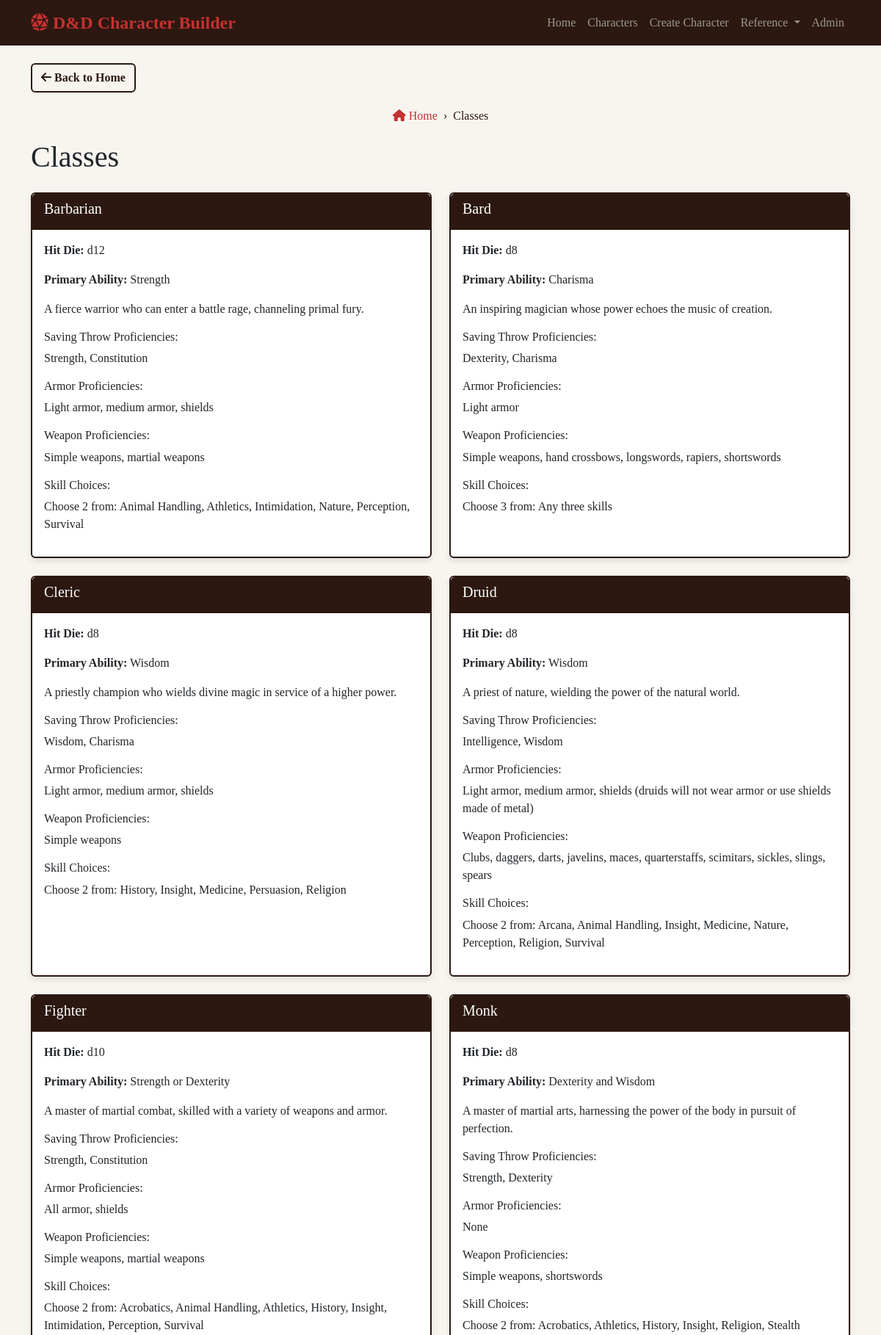
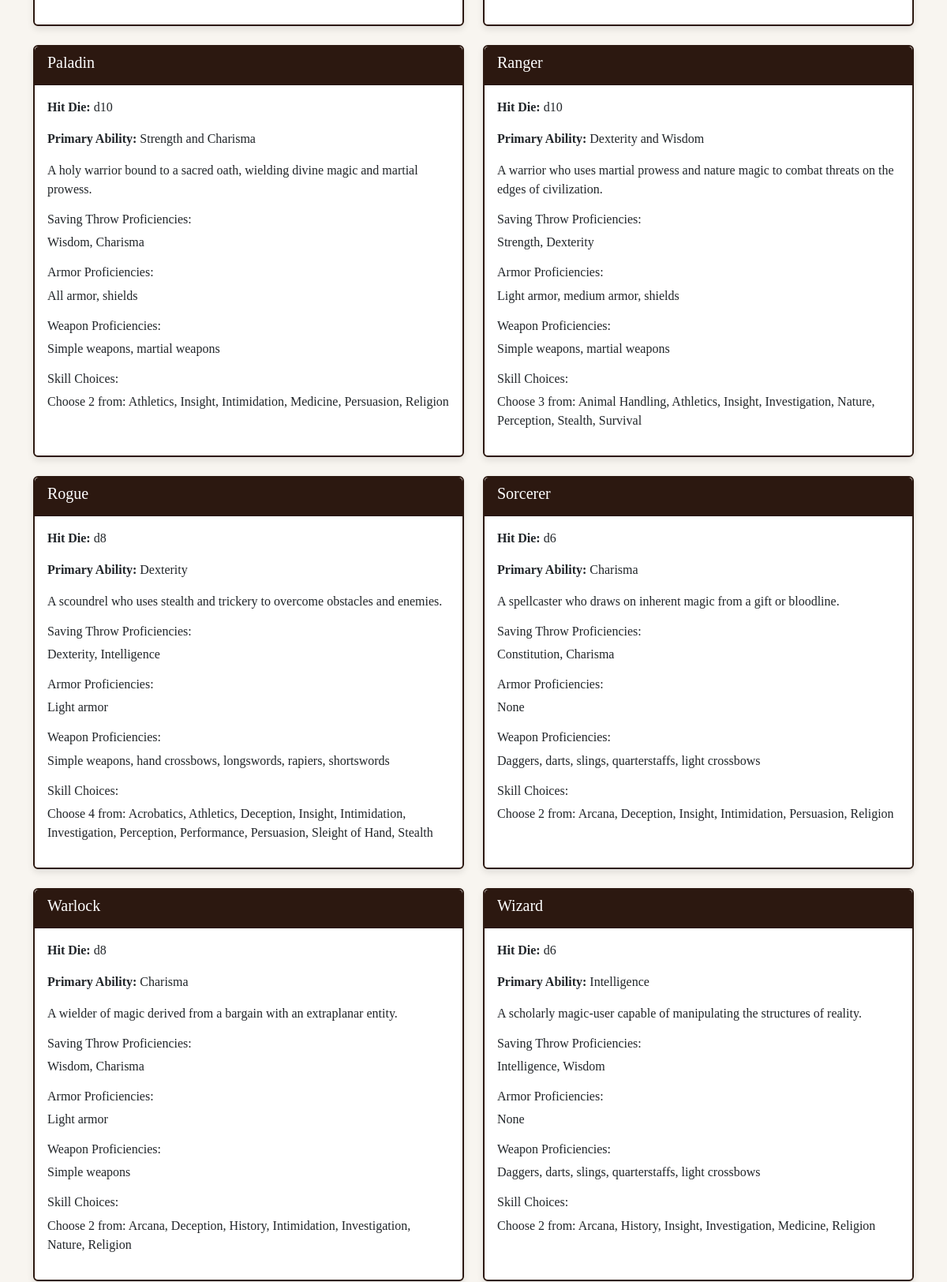
/classes/ (upper part), run on the app's committed database (2 pictures, top to bottom).
### characters/models.py (models this page shows, shortened)
class CharacterClass(models.Model):
    name = models.CharField(max_length=50, unique=True)
    description = models.TextField()
    hit_die = models.IntegerField(help_text="Hit die (e.g., 6 for d6, 8 for d8)")
    primary_ability = models.CharField(max_length=100, help_text="Primary ability scores")
    saving_throw_proficiencies = models.CharField(max_length=100)
    armor_proficiencies = models.TextField(blank=True)
    weapon_proficiencies = models.TextField(blank=True)
    tool_proficiencies = models.TextField(blank=True)
    skill_choices = models.TextField(help_text="Available skill choices")
    num_skills = models.IntegerField(default=2, help_text="Number of skills to choose")
    class Meta:
        ordering = ['name']
        verbose_name_plural = "Character Classes"

### characters/views.py (the view)
# urls.py: path('classes/', views.ClassListView.as_view(), name='class_list'),
class ClassListView(ListView):
    model = CharacterClass
    template_name = 'characters/class_list.html'
    context_object_name = 'classes'

### characters/templates/characters/class_list.html (shortened to what this page needs)
{% extends 'characters/base.html' %}
{% block back_button %}
<div class="back-button">
    <a href="{% url 'home' %}" class="btn">
        <i class="fas fa-arrow-left"></i> Back to Home
    </a>
</div>
{% endblock %}
{% block breadcrumb %}
<nav aria-label="breadcrumb">
    <ol class="breadcrumb">
        <li class="breadcrumb-item"><a href="{% url 'home' %}"><i class="fas fa-home"></i> Home</a></li>
        <li class="breadcrumb-item active" aria-current="page">Classes</li>
    </ol>
</nav>
{% endblock %}
{% block content %}
<h1 class="mb-4">Classes</h1>
{% if classes %}
    <div class="row">
        {% for class in classes %}
            <div class="col-md-6 mb-4">
                <div class="card h-100">
                    <div class="card-header">
                        <h5>{{ class.name }}</h5>
                    </div>
                    <div class="card-body">
                        <p><strong>Hit Die:</strong> d{{ class.hit_die }}</p>
                        <p><strong>Primary Ability:</strong> {{ class.primary_ability }}</p>
                        <p>{{ class.description }}</p>
                        <h6>Saving Throw Proficiencies:</h6>
                        <p>{{ class.saving_throw_proficiencies }}</p>
                        {% if class.armor_proficiencies %}
                            <h6>Armor Proficiencies:</h6>
                            <p>{{ class.armor_proficiencies }}</p>
                        {% endif %}
                        {% if class.weapon_proficiencies %}
                            <h6>Weapon Proficiencies:</h6>
                            <p>{{ class.weapon_proficiencies }}</p>
                        {% endif %}
                        <h6>Skill Choices:</h6>
                        <p>Choose {{ class.num_skills }} from: {{ class.skill_choices }}</p>
                    </div>
                </div>
            </div>
        {% endfor %}
    </div>
{% else %}
    <div class="alert alert-info">
        No classes available. Please add classes through the admin interface.
    </div>
{% endif %}
{% endblock %}

### characters/templates/characters/base.html (style rules this page uses)
:root { --dnd-red: #C53131; --dnd-dark: #2c1810; }
body { background-color: #f8f5f0; font-family: 'Georgia', serif; }
.card { border: 2px solid var(--dnd-dark); box-shadow: 0 4px 8px rgba(0,0,0,0.1); }
.card-header { background-color: var(--dnd-dark); color: white; font-weight: bold; }
.back-button { margin-bottom: 20px; }
.back-button .btn { background-color: transparent; border: 2px solid var(--dnd-dark); color: var(--dnd-dark); font-weight: bold; }
.breadcrumb { background-color: transparent; padding: 0; margin-bottom: 20px; display: flex; justify-content: center; }
.breadcrumb-item + .breadcrumb-item::before { content: "›"; color: var(--dnd-dark); }
.breadcrumb-item a { color: var(--dnd-red); text-decoration: none; }
.breadcrumb-item.active { color: var(--dnd-dark); }

### data on the page
CharacterClass: name "Barbarian", hit_die "12", primary_ability "Strength", description "A fierce warrior who can enter a battle rage, channeling primal fury.", saving_throw_proficiencies "Strength, Constitution", armor_proficiencies "Light armor, medium armor, shields", weapon_proficiencies "Simple weapons, martial weapons", num_skills "2", skill_choices "Animal Handling, Athletics, Intimidation, Nature, Perception, Survival"
CharacterClass: name "Bard", hit_die "8", primary_ability "Charisma", description "An inspiring magician whose power echoes the music of creation.", saving_throw_proficiencies "Dexterity, Charisma", armor_proficiencies "Light armor", weapon_proficiencies "Simple weapons, hand crossbows, longswords, rapiers, shortswords", num_skills "3", skill_choices "Any three skills"
CharacterClass: name "Cleric", hit_die "8", primary_ability "Wisdom", description "A priestly champion who wields divine magic in service of a higher power.", saving_throw_proficiencies "Wisdom, Charisma", armor_proficiencies "Light armor, medium armor, shields", weapon_proficiencies "Simple weapons", num_skills "2", skill_choices "History, Insight, Medicine, Persuasion, Religion"
CharacterClass: name "Druid", hit_die "8", primary_ability "Wisdom", description "A priest of nature, wielding the power of the natural world.", saving_throw_proficiencies "Intelligence, Wisdom", armor_proficiencies "Light armor, medium armor, shields (druids will not wear armor or use shields made of metal)", weapon_proficiencies "Clubs, daggers, darts, javelins, maces, quarterstaffs, scimitars, sickles, slings, spears", num_skills "2", skill_choices "Arcana, Animal Handling, Insight, Medicine, Nature, Perception, Religion, Survival"
CharacterClass: name "Fighter", hit_die "10", primary_ability "Strength or Dexterity", description "A master of martial combat, skilled with a variety of weapons and armor.", saving_throw_proficiencies "Strength, Constitution", armor_proficiencies "All armor, shields", weapon_proficiencies "Simple weapons, martial weapons", num_skills "2", skill_choices "Acrobatics, Animal Handling, Athletics, History, Insight, Intimidation, Perception, Survival"
CharacterClass: name "Monk", hit_die "8", primary_ability "Dexterity and Wisdom", description "A master of martial arts, harnessing the power of the body in pursuit of perfection.", saving_throw_proficiencies "Strength, Dexterity", armor_proficiencies "None", weapon_proficiencies "Simple weapons, shortswords", num_skills "2", skill_choices "Acrobatics, Athletics, History, Insight, Religion, Stealth"
CharacterClass: name "Paladin", hit_die "10", primary_ability "Strength and Charisma", description "A holy warrior bound to a sacred oath, wielding divine magic and martial prowess.", saving_throw_proficiencies "Wisdom, Charisma", armor_proficiencies "All armor, shields", weapon_proficiencies "Simple weapons, martial weapons", num_skills "2", skill_choices "Athletics, Insight, Intimidation, Medicine, Persuasion, Religion"
CharacterClass: name "Ranger", hit_die "10", primary_ability "Dexterity and Wisdom", description "A warrior who uses martial prowess and nature magic to combat threats on the edges of civilization.", saving_throw_proficiencies "Strength, Dexterity", armor_proficiencies "Light armor, medium armor, shields", weapon_proficiencies "Simple weapons, martial weapons", num_skills "3", skill_choices "Animal Handling, Athletics, Insight, Investigation, Nature, Perception, Stealth, Survival"
CharacterClass: name "Rogue", hit_die "8", primary_ability "Dexterity", description "A scoundrel who uses stealth and trickery to overcome obstacles and enemies.", saving_throw_proficiencies "Dexterity, Intelligence", armor_proficiencies "Light armor", weapon_proficiencies "Simple weapons, hand crossbows, longswords, rapiers, shortswords", num_skills "4", skill_choices "Acrobatics, Athletics, Deception, Insight, Intimidation, Investigation, Perception, Performance, Persuasion, Sleight of Hand, Stealth"
CharacterClass: name "Sorcerer", hit_die "6", primary_ability "Charisma", description "A spellcaster who draws on inherent magic from a gift or bloodline.", saving_throw_proficiencies "Constitution, Charisma", armor_proficiencies "None", weapon_proficiencies "Daggers, darts, slings, quarterstaffs, light crossbows", num_skills "2", skill_choices "Arcana, Deception, Insight, Intimidation, Persuasion, Religion"
CharacterClass: name "Warlock", hit_die "8", primary_ability "Charisma", description "A wielder of magic derived from a bargain with an extraplanar entity.", saving_throw_proficiencies "Wisdom, Charisma", armor_proficiencies "Light armor", weapon_proficiencies "Simple weapons", num_skills "2", skill_choices "Arcana, Deception, History, Intimidation, Investigation, Nature, Religion"
CharacterClass: name "Wizard", hit_die "6", primary_ability "Intelligence", description "A scholarly magic-user capable of manipulating the structures of reality.", saving_throw_proficiencies "Intelligence, Wisdom", armor_proficiencies "None", weapon_proficiencies "Daggers, darts, slings, quarterstaffs, light crossbows", num_skills "2", skill_choices "Arcana, History, Insight, Investigation, Medicine, Religion"
